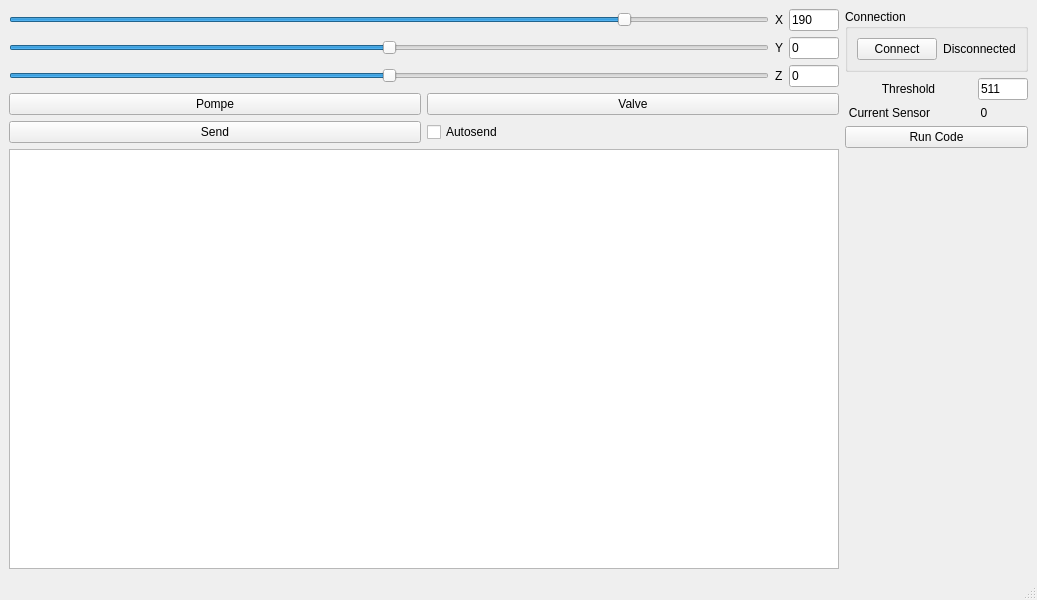
<?xml version="1.0" encoding="UTF-8"?>
<ui version="4.0">
 <class>MainWindow</class>
 <widget class="QMainWindow" name="MainWindow">
  <property name="geometry">
   <rect>
    <x>0</x>
    <y>0</y>
    <width>1037</width>
    <height>600</height>
   </rect>
  </property>
  <property name="windowTitle">
   <string>MainWindow</string>
  </property>
  <widget class="QWidget" name="centralwidget">
   <layout class="QHBoxLayout" name="horizontalLayout_3">
    <item>
     <layout class="QVBoxLayout" name="verticalLayout">
      <item>
       <layout class="QHBoxLayout" name="horizontalLayout">
        <item>
         <widget class="QSlider" name="horizontalSlider_X">
          <property name="minimum">
           <number>-300</number>
          </property>
          <property name="maximum">
           <number>300</number>
          </property>
          <property name="value">
           <number>190</number>
          </property>
          <property name="orientation">
           <enum>Qt::Horizontal</enum>
          </property>
         </widget>
        </item>
        <item>
         <widget class="QLabel" name="label_4">
          <property name="text">
           <string>X</string>
          </property>
         </widget>
        </item>
        <item>
         <widget class="QLineEdit" name="lineEdit_X">
          <property name="maximumSize">
           <size>
            <width>50</width>
            <height>16777215</height>
           </size>
          </property>
          <property name="text">
           <string>190</string>
          </property>
         </widget>
        </item>
       </layout>
      </item>
      <item>
       <layout class="QHBoxLayout" name="horizontalLayout_4">
        <item>
         <widget class="QSlider" name="horizontalSlider_Y">
          <property name="minimum">
           <number>-300</number>
          </property>
          <property name="maximum">
           <number>300</number>
          </property>
          <property name="orientation">
           <enum>Qt::Horizontal</enum>
          </property>
         </widget>
        </item>
        <item>
         <widget class="QLabel" name="label_5">
          <property name="text">
           <string>Y</string>
          </property>
         </widget>
        </item>
        <item>
         <widget class="QLineEdit" name="lineEdit_Y">
          <property name="maximumSize">
           <size>
            <width>50</width>
            <height>16777215</height>
           </size>
          </property>
          <property name="text">
           <string>0</string>
          </property>
         </widget>
        </item>
       </layout>
      </item>
      <item>
       <layout class="QHBoxLayout" name="horizontalLayout_2">
        <item>
         <widget class="QSlider" name="horizontalSlider_Z">
          <property name="minimum">
           <number>-300</number>
          </property>
          <property name="maximum">
           <number>300</number>
          </property>
          <property name="orientation">
           <enum>Qt::Horizontal</enum>
          </property>
         </widget>
        </item>
        <item>
         <widget class="QLabel" name="label_6">
          <property name="text">
           <string>Z</string>
          </property>
         </widget>
        </item>
        <item>
         <widget class="QLineEdit" name="lineEdit_Z">
          <property name="maximumSize">
           <size>
            <width>50</width>
            <height>16777215</height>
           </size>
          </property>
          <property name="text">
           <string>0</string>
          </property>
         </widget>
        </item>
       </layout>
      </item>
      <item>
       <layout class="QHBoxLayout" name="horizontalLayout_7">
        <item>
         <widget class="QPushButton" name="pushButton_pump">
          <property name="text">
           <string>Pompe</string>
          </property>
          <property name="checkable">
           <bool>true</bool>
          </property>
         </widget>
        </item>
        <item>
         <widget class="QPushButton" name="pushButton_valve">
          <property name="text">
           <string>Valve</string>
          </property>
          <property name="checkable">
           <bool>true</bool>
          </property>
         </widget>
        </item>
       </layout>
      </item>
      <item>
       <layout class="QHBoxLayout" name="horizontalLayout_5">
        <item>
         <widget class="QPushButton" name="pushButton_send">
          <property name="text">
           <string>Send</string>
          </property>
         </widget>
        </item>
        <item>
         <widget class="QCheckBox" name="checkBox_autosend">
          <property name="text">
           <string>Autosend</string>
          </property>
         </widget>
        </item>
       </layout>
      </item>
      <item>
       <widget class="QTextEdit" name="textEdit_code"/>
      </item>
     </layout>
    </item>
    <item>
     <layout class="QVBoxLayout" name="verticalLayout_2">
      <item>
       <widget class="QGroupBox" name="groupBox">
        <property name="title">
         <string>Connection</string>
        </property>
        <layout class="QHBoxLayout" name="horizontalLayout_6">
         <item>
          <widget class="QPushButton" name="pushButton_connect">
           <property name="text">
            <string>Connect</string>
           </property>
          </widget>
         </item>
         <item>
          <widget class="QLabel" name="label_connectionStatus">
           <property name="text">
            <string>Disconnected</string>
           </property>
           <property name="alignment">
            <set>Qt::AlignCenter</set>
           </property>
          </widget>
         </item>
        </layout>
       </widget>
      </item>
      <item>
       <layout class="QHBoxLayout" name="horizontalLayout_9">
        <item>
         <widget class="QLabel" name="label">
          <property name="text">
           <string>Threshold</string>
          </property>
          <property name="alignment">
           <set>Qt::AlignCenter</set>
          </property>
         </widget>
        </item>
        <item>
         <widget class="QLineEdit" name="lineEdit_currentThreshold">
          <property name="sizePolicy">
           <sizepolicy hsizetype="Fixed" vsizetype="Fixed">
            <horstretch>0</horstretch>
            <verstretch>0</verstretch>
           </sizepolicy>
          </property>
          <property name="minimumSize">
           <size>
            <width>0</width>
            <height>0</height>
           </size>
          </property>
          <property name="maximumSize">
           <size>
            <width>50</width>
            <height>16777215</height>
           </size>
          </property>
          <property name="text">
           <string>511</string>
          </property>
          <property name="maxLength">
           <number>4</number>
          </property>
         </widget>
        </item>
       </layout>
      </item>
      <item>
       <layout class="QHBoxLayout" name="horizontalLayout_8">
        <item>
         <widget class="QLabel" name="label_3">
          <property name="text">
           <string>Current Sensor</string>
          </property>
          <property name="alignment">
           <set>Qt::AlignCenter</set>
          </property>
         </widget>
        </item>
        <item>
         <widget class="QLabel" name="label_currentSensor">
          <property name="text">
           <string>0</string>
          </property>
          <property name="alignment">
           <set>Qt::AlignCenter</set>
          </property>
         </widget>
        </item>
       </layout>
      </item>
      <item>
       <widget class="QPushButton" name="pushButton_runCode">
        <property name="text">
         <string>Run Code</string>
        </property>
       </widget>
      </item>
      <item>
       <spacer name="verticalSpacer">
        <property name="orientation">
         <enum>Qt::Vertical</enum>
        </property>
        <property name="sizeHint" stdset="0">
         <size>
          <width>20</width>
          <height>40</height>
         </size>
        </property>
       </spacer>
      </item>
     </layout>
    </item>
   </layout>
  </widget>
  <widget class="QMenuBar" name="menubar">
   <property name="geometry">
    <rect>
     <x>0</x>
     <y>0</y>
     <width>1037</width>
     <height>22</height>
    </rect>
   </property>
  </widget>
  <widget class="QStatusBar" name="statusbar"/>
 </widget>
 <resources/>
 <connections/>
</ui>
